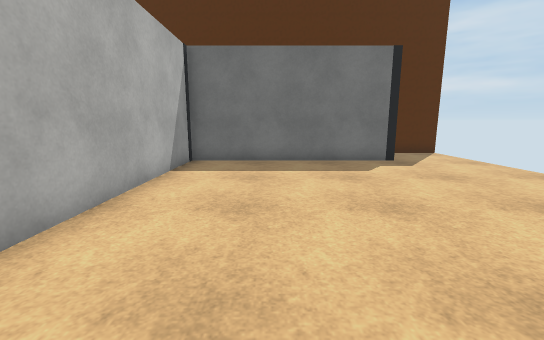
View 1 (above)

13 first-person views from a walk through a scene from a Unity 3-D project. The camera is 1.4 m above the floor, tilts 10° down and sees 90° across. Doors are open. The floor is counted in squares, 1 m on a side. Each view is taken from the middle of a square. On the plan, view 1 faces up. The plan holds only what a view shows up to about 13 squares ahead; the rest is blank. Some surface patterns are stand-ins.

View 2
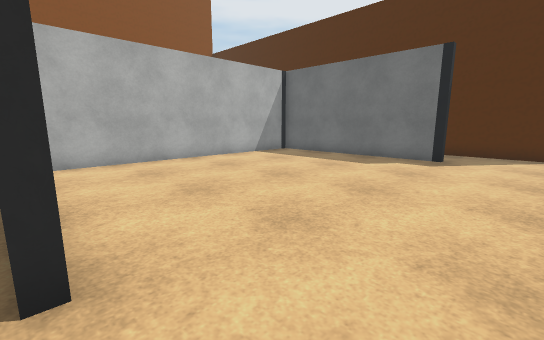

View 3
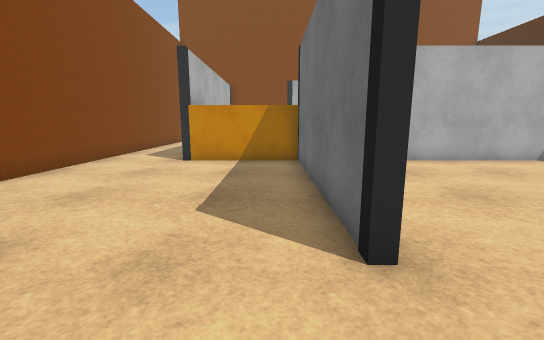

View 4
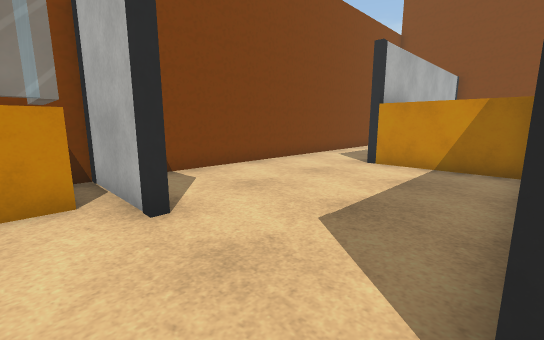

View 5
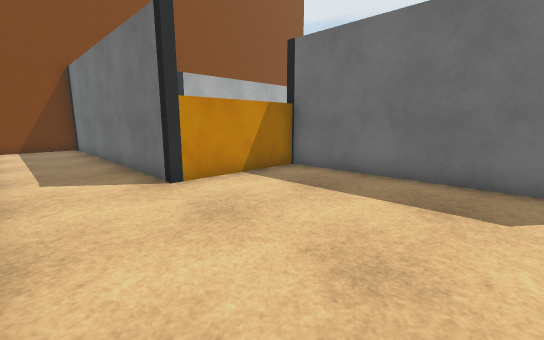

View 6
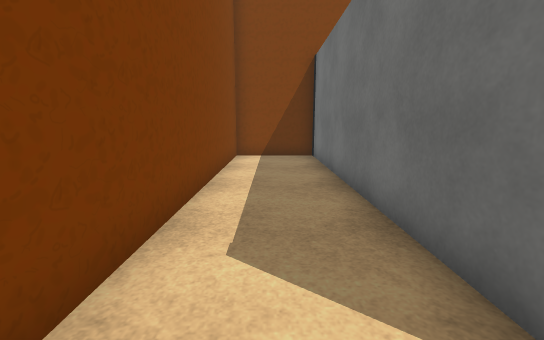

View 7
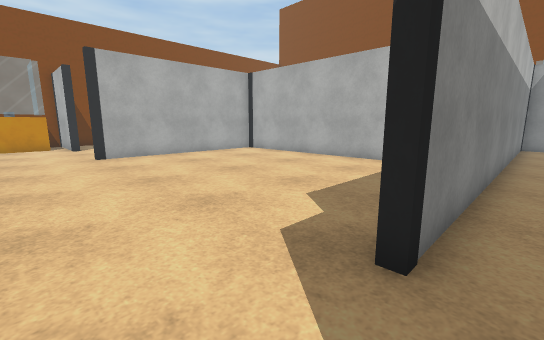

View 8
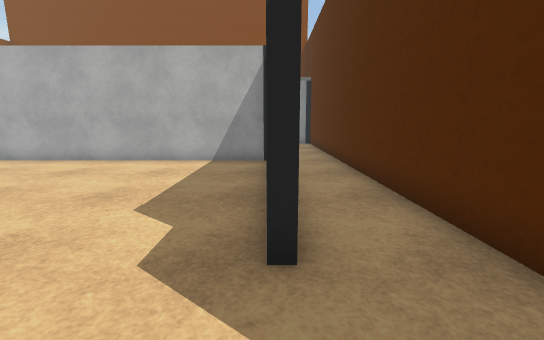

View 9
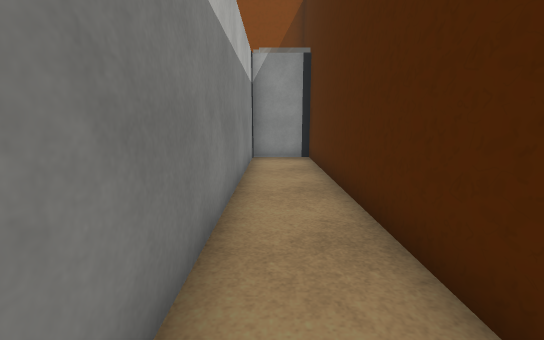

View 10
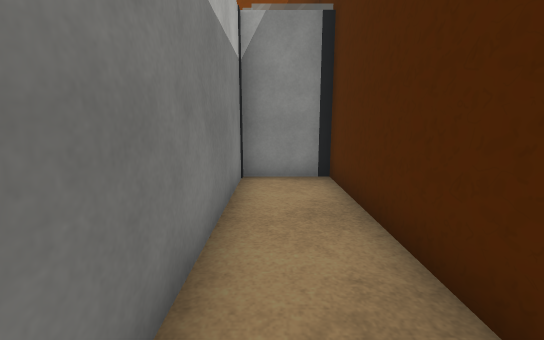

View 11
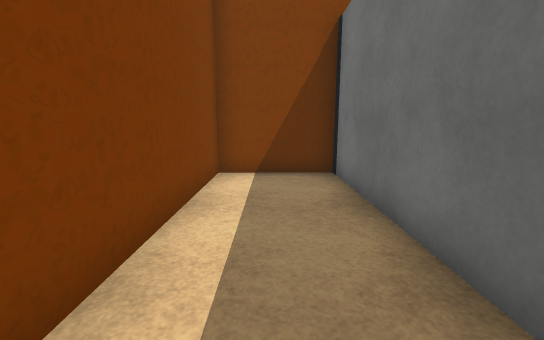

View 12
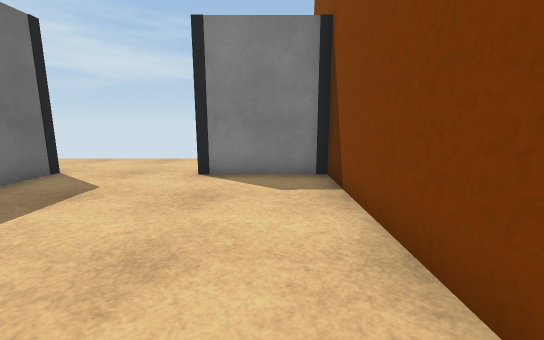

View 13
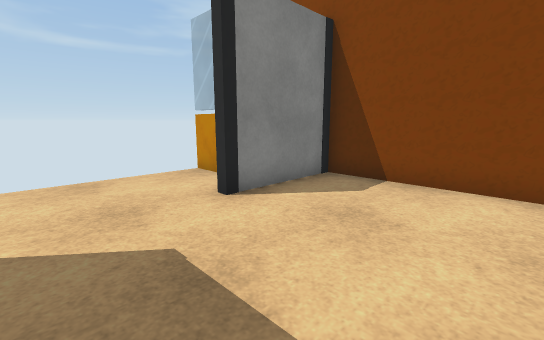

### Floor plan
Points are (right, up) in squares from view 1. A wall is a line through its corners. A room is listed if a view was taken in it or the views show most of it. See-through windows are left out.
Room 1 (views 1, 2, 3, 4, 5, 6, 7, 8, 9, 10, 11, 12, 13)
walls: (0, -0.8) (3.6, -0.8); (3.6, -1) (-3, -1) (-3, -4.6); (-3.4, -5.3) (-12.5, -5.3); (-3, 9.6) (-3, -0.1); (3.6, 10) (-2.5, 10); (5.1, -6.2) (7.5, -6.2); (7.6, 12.5) (-11, 12.5); (-11, 11.5) (-11, 10.2) (3.6, 10.2); (-13.5, -5.2) (-13.5, -8.5) (5, -8.5)
objects: pillar (-13, -5); pillar (-3, -5); pillar (-3, 10); barrier (4, -8) to (4, -5); pillar (4, -1); pillar (4, 10)

Positions as (right, up) in squares from view 1, and headings:
1: (0, 0), facing up
2: (7, -1), facing up-left
3: (7, -2), facing left
4: (6, -1), facing down-left
5: (3, -8), facing up-left
6: (-2, -7), facing left
7: (7, 11), facing down-left
8: (7, 10), facing left
9: (0, 11), facing left
10: (-4, 11), facing left
11: (-6, -7), facing left
12: (-3, -7), facing right
13: (0, -2), facing down-right
